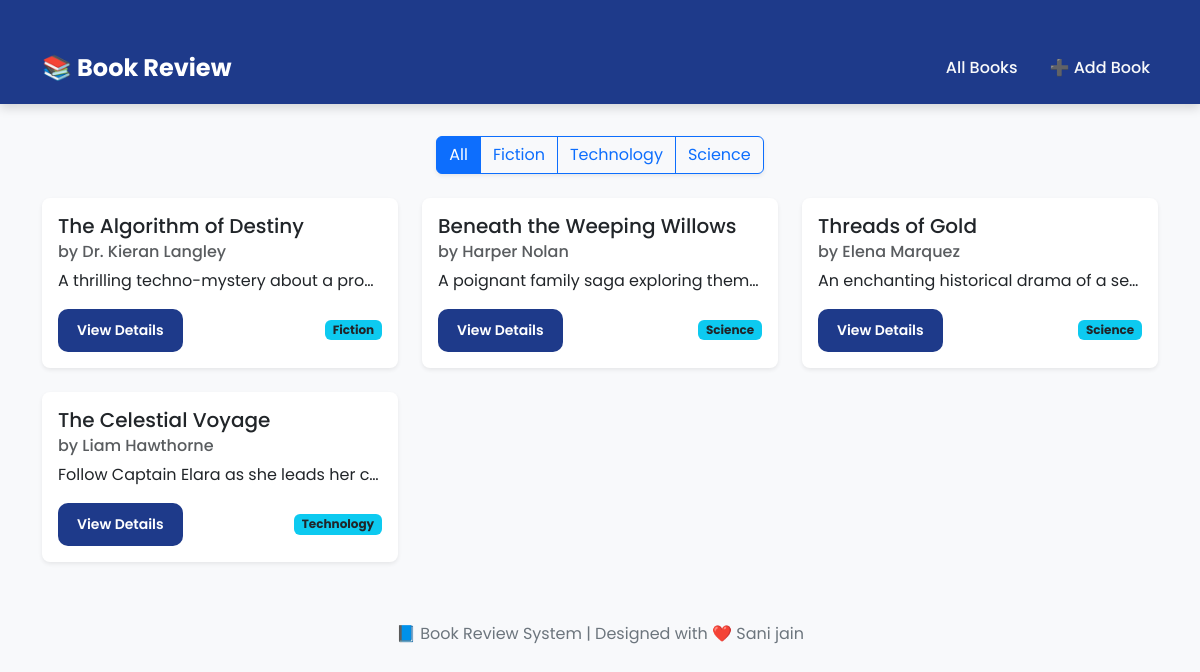
The page / on the database its author committed.
### book/models.py (models this page shows, shortened)
class Book(models.Model):
    GENRE_CHOICES = [
        ('fiction', 'Fiction'),
        ('non_fiction', 'Non-Fiction'),
        ('science', 'Science'),
        ('technology', 'Technology'),
        ('history', 'History'),
        ('other', 'Other'),
    ]
    title = models.CharField(max_length=200)
    author = models.CharField(max_length=200)
    description = models.TextField()
    genre = models.CharField(max_length=20, choices=GENRE_CHOICES)
    isbn = models.CharField('ISBN', max_length=13, unique=True)
    publication_date = models.DateField()
    average_rating = models.DecimalField(
        max_digits=3,
        decimal_places=2,
        validators=[MinValueValidator(0), MaxValueValidator(5)],
        default=0
    )
    created_at = models.DateTimeField(auto_now_add=True)
    updated_at = models.DateTimeField(auto_now=True)

### book/views.py (the view)
# urls.py: path('', views.BookListView.as_view(), name='book-list'),
class BookListView(TemplateView):
    template_name = 'book/book_list.html'
    def get_context_data(self, **kwargs):
        context =  super().get_context_data(**kwargs)
        genre = self.request.GET.get('genre')
        if genre:
            context['books'] = Book.objects.filter(genre=genre).order_by('-created_at')
        else:
            context['books'] = Book.objects.all().order_by('-created_at')
        return context

### book/templates/book/book_list.html (shortened to what this page needs)
{% extends 'book/base.html' %}
{% block content %}
<div class="row mb-4">
    <div class="col text-center">
        <div class="btn-group shadow-sm">
            <a href="{% url 'book-list' %}" class="btn btn-outline-primary {% if not request.GET.genre %}active{% endif %}">All</a>
            <a href="?genre=fiction" class="btn btn-outline-primary {% if request.GET.genre == 'fiction' %}active{% endif %}">Fiction</a>
            <a href="?genre=technology" class="btn btn-outline-primary {% if request.GET.genre == 'technology' %}active{% endif %}">Technology</a>
            <a href="?genre=science" class="btn btn-outline-primary {% if request.GET.genre == 'science' %}active{% endif %}">Science</a>
        </div>
    </div>
</div>
<div class="row row-cols-1 row-cols-md-3 g-4">
    {% for book in books %}
    <div class="col">
        <div class="card h-100 shadow-sm border-0 rounded-3 hover-scale">
            <div class="card-body d-flex flex-column">
                <h5 class="card-title">{{ book.title }}</h5>
                <h6 class="card-subtitle mb-2 text-muted">by {{ book.author }}</h6>
                <p class="card-text text-truncate">{{ book.description|truncatewords:25 }}</p>
                <div class="mt-auto d-flex justify-content-between align-items-center">
                    <a href="{% url 'book-detail' book.pk %}" class="btn btn-modern btn-sm">View Details</a>
                    <span class="badge bg-info text-dark">{{ book.genre|capfirst }}</span>
                </div>
            </div>
        </div>
    </div>
    {% empty %}
    <div class="col-12 text-center">
        <p class="text-muted fs-5 mt-4">No books found.</p>
    </div>
    {% endfor %}
</div>
{% endblock content %}

### book/templates/book/base.html (shortened to what this page needs)
<!DOCTYPE html>
<html lang="en">
<head>
    <link href="https://cdn.jsdelivr.net/npm/bootstrap@5.3.2/dist/css/bootstrap.min.css" rel="stylesheet" />
</head>
<body>
    <nav class="navbar navbar-expand-lg">
        <div class="container">
            <a class="navbar-brand" href="{% url 'book-list' %}">📚 Book Review</a>
            <div class="collapse navbar-collapse justify-content-end" id="navbarNav">
                <ul class="navbar-nav gap-3">
                    <li class="nav-item">
                        <a class="nav-link" href="{% url 'book-list' %}">All Books</a>
                    </li>
                    <li class="nav-item">
                        <a class="nav-link" href="{% url 'book-create' %}">➕ Add Book</a>
                    </li>
                </ul>
            </div>
        </div>
    </nav>
    <div class="container">
        {% block content %}
        {% endblock %}
    </div>
    <footer>
        <p>📘 Book Review System | Designed with ❤️ Sani jain</p>
    </footer>
</body>
</html>

### book/templates/book/base.html (style rules this page uses)
body { font-family: 'Poppins', sans-serif; background-color: #f8f9fb; color: #333; }
.navbar { background-color: #1e3a8a; box-shadow: 0 4px 10px rgba(0, 0, 0, 0.15); padding: 0.8rem 0; }
.navbar-brand { font-weight: 700; font-size: 1.5rem; color: #fff; }
.nav-link { font-weight: 500; color: #f8f9fa; transition: color 0.3s ease-in-out; }
.container { margin-top: 2rem; }
.btn-modern { background-color: #1e3a8a; color: #fff; border-radius: 10px; padding: 10px 18px; font-weight: 600; transition: all 0.3s ease-in-out; }
.card { border: none; border-radius: 12px; box-shadow: 0 4px 10px rgba(0, 0, 0, 0.1); transition: transform 0.2s ease-in-out; }
footer { margin-top: 50px; text-align: center; color: #6c757d; padding: 10px; }

### book/templates/book/book_list.html (style rules this page uses)
.hover-scale { transition: transform 0.2s ease-in-out, box-shadow 0.2s ease-in-out; }

### rows shown on the page
Book: title "The Algorithm of Destiny", author "Dr. Kieran Langley", description "A thrilling techno-mystery about a pro…", genre "Fiction"
Book: title "Beneath the Weeping Willows", author "Harper Nolan", description "A poignant family saga exploring them…", genre "Science"
Book: title "Threads of Gold", author "Elena Marquez", description "An enchanting historical drama of a se…", genre "Science"
Book: title "The Celestial Voyage", author "Liam Hawthorne", description "Follow Captain Elara as she leads her c…", genre "Technology"
